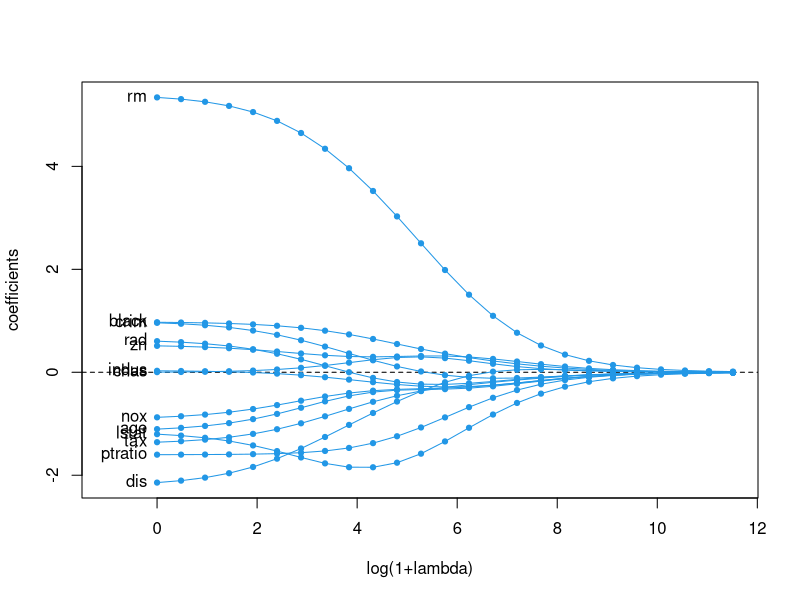
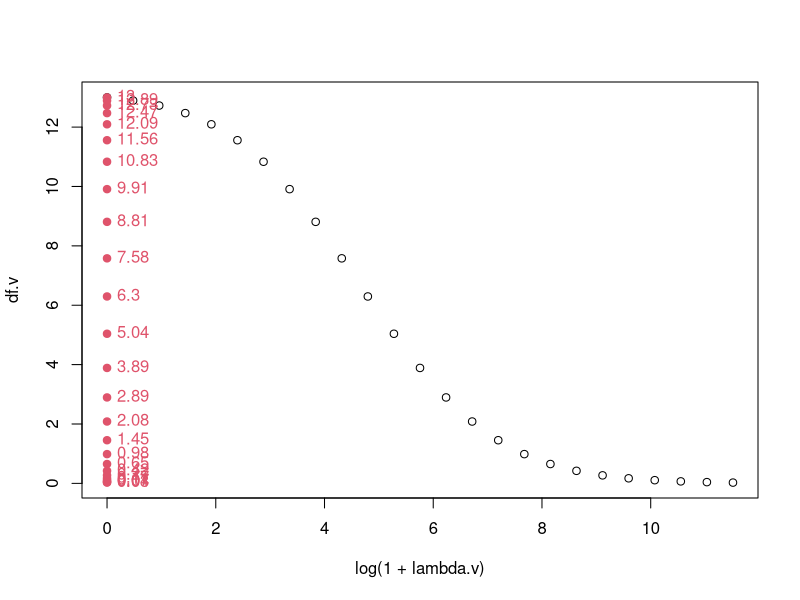
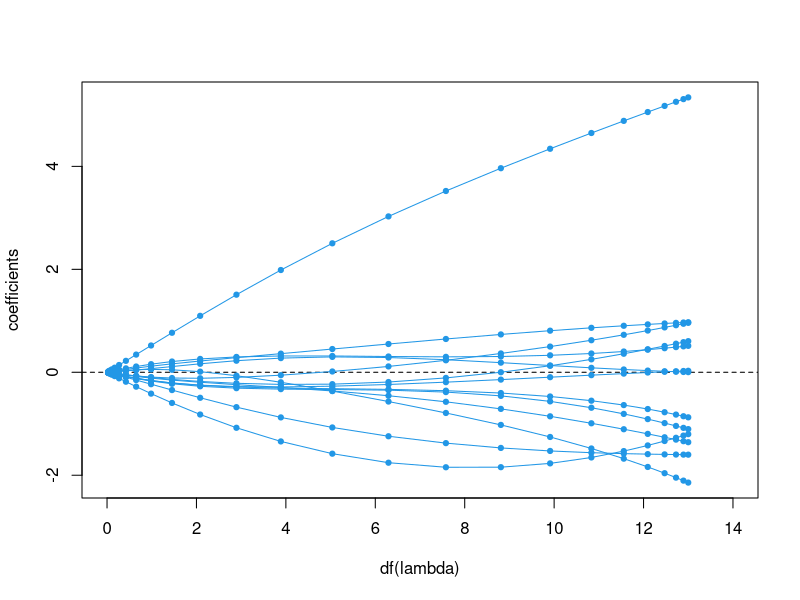

Here is the R script that generated these plots, in order: (Note: this script raises an error after producing the figures.)
setwd("c:/UPC master course/Statistical Learning/2-Regression Estimators Regression ridge Lasso/1-Ridge Regression Assignment")

library(MASS)
data(Boston)
help(Boston)
dim(Boston)
################################################################################
# 1. Data preprocession
################################################################################
train.sample <- Boston[1:200,]
validation.sample <- Boston[201:400,]
test.sample <- Boston[401:dim(Boston)[1],]
Y <- scale(train.sample$medv, center=TRUE, scale=FALSE)
X <- scale(as.matrix(train.sample[,1:13]), center=TRUE, scale=TRUE)
n <- dim(X)[1]
p <- dim(X)[2]

XtX <- t(X)%*%X 
d2 <- eigen(XtX,symmetric = TRUE, only.values = TRUE)$values

(cond.number <- max(d2)/min(d2))
lambda.max <- 1e5
n.lambdas <- 25
lambda.v <- exp(seq(0,log(lambda.max+1),length=n.lambdas))-1
################################################################################
# estimated coefficients path
################################################################################
beta.path <- matrix(0,nrow=n.lambdas, ncol=p)
diag.H.lambda <- matrix(0,nrow=n.lambdas, ncol=n)
for (l in 1:n.lambdas){ 
  lambda <- lambda.v[l]
  H.lambda.aux <- solve(XtX + lambda*diag(1,p)) %*% t(X) 
  beta.path[l,] <-  H.lambda.aux %*% Y
  H.lambda <- X %*% H.lambda.aux 
  diag.H.lambda[l,] <- diag(H.lambda)
} 
plot(c(-1,log(1+lambda.v[n.lambdas])), range(beta.path),type="n",
     xlab="log(1+lambda)",ylab="coefficients")
abline(h=0,lty=2)
for(j in 1:p){
  lines(log(1+lambda.v),beta.path[,j],col=4)
  points(log(1+lambda.v),beta.path[,j],pch=19,cex=.7,col=4)
}
text(0*(1:p), beta.path[1,],names(Boston)[1:p],pos=2)

################################################################################
# effective degrees of freedom
################################################################################
df.v <- numeric(n.lambdas)
for (l in 1:n.lambdas){
  lambda <- lambda.v[l]
  df.v[l] <- sum(d2/(d2+lambda)) 
}
plot(log(1+lambda.v),df.v)
points(0*df.v,df.v,col=2,pch=19)
text(0*df.v,df.v,round(df.v,2),col=2,pch=19,pos=4)


# linear interpolation to obtain the values lambda.vv
# such that the corresponding df are 0,1,...,8 (approx.)
lambda.vv <- approx(x=df.v,y=lambda.v,xout=0:8)$y
lambda.vv[1] <- lambda.v[n.lambdas]
df.vv <- numeric(length(lambda.vv))
for (l in 1:length(lambda.vv)){
  lambda <- lambda.vv[l]
  df.vv[l] <- sum(d2/(d2+lambda)) 
}
print(df.vv)

# another way to compute df's
trace.H.lambda <- apply(diag.H.lambda,1,sum)
print(trace.H.lambda - df.v)

# estimated coefficients path against effective degrees of freedom
plot(c(0,p+1), range(beta.path),type="n",xlab="df(lambda)",ylab="coefficients")
abline(h=0,lty=2)
for(j in 1:p){
  lines(df.v,beta.path[,j],col=4)
  points(df.v,beta.path[,j],pch=19,cex=.7,col=4)
}
text(p+0*(1:p), beta.path[1,],names(prostate)[1:p],pos=4)


################################################################################
# choosing lambda based on the Cross Validation method on the validation sample
################################################################################
lambda_val <- function(X.train,Y.train,X.val,Y.val,lambda.v){
  ##############################################################################
#  Input:
#    X.train, Y.train  -> training samples(already scaled)
#    X.val,Y.val       -> validating samples
#    lambda.v          -> contains all lambda to be chosen for the optimization step
#  Output
#   lambda.val         -> the optimal lambda deducted from the Cross Validation
  ##############################################################################
  
  ##############################################################################
  # Step 1 calculate the beta in the train sample
  ##############################################################################
  n.train <- dim(X.train)[1]
  p <- dim(X.train)[2] # the number of parameters are the same for all sample
  XtX.train <- t(X.train)%*%X.train
  d2.train <- eigen(XtX.train,symmetric= TRUE, only.values= TRUE) $values
  (cond.number <- max(d2.train)/min(d2.train))  # for the OLS regression estimator
  #### Set up the optimization range and resolution
  #lambda.max <- 1e5
  #n.lambdas <- 25
  #lambda.v <- exp(seq(0,log(lambda.max+1),length=n.lambdas))-1
  n.lambdas = length(lambda.v)
  ### Calculate the beta for all lambda and save in beta.path
  beta.path <- matrix(0,nrow=n.lambdas,ncol=p)
  diag.W.lambda <- matrix(0,nrow=n.lambdas, ncol=n.train)
  for (l in 1:n.lambdas){
    lambda <- lambda.v[l]
    W.lambda.aux <- solve(XtX.train + lambda*diag(1,p)) %*% t(X.train) # matrix multiplication
    beta.path[l,] <- W.lambda.aux %*%Y.train
    W.lambda <- X.train %*% W.lambda.aux
    diag.W.lambda[l,] <- diag(W.lambda)}
  # Plot beta to check
  if (1) {
    plot(c(-1,log(1+lambda.v[n.lambdas])),range(beta.path),type="n",xlab = "log(1+lambda)",ylab = "coefficients")
    abline(h=0,lty=2)
    for(j in 1:p){
      lines(log(1+lambda.v),beta.path[,j],col=4)
      points(log(1+lambda.v),beta.path[,j],pch=19,cex=.7,col=4)
    }  
    #text(0*(1:p),beta.path[1,],names(prostate)[1:p],pos=2)  
    
    title("beta v.s lambda") 
  }
  ##############################################################################
  # Step 2 calculate the MSPE in the validation sample
  ##############################################################################
  n.val <- dim(X.val)[1]
  XtX.val <- t(X.val)%*%X.val
  d2.val <- eigen(XtX.val,symmetric= TRUE, only.values= TRUE) $values
  MSPE.val <- numeric(n.lambdas)
  for (l in 1:n.lambdas){
    for (i in 1:n.val){
      Xi <- X.val[i,];Yi <- Y.val[i]
      hat.Y.evali <- Xi %*% beta.path[l,]
      MSPE.val[l] <- MSPE.val[l] + (hat.Y.evali-Yi)^2
    }
    MSPE.val[l]<- MSPE.val[l]/n.val}
  ##############################################################################
  # Step 3 choose the optimal lambda which minimizing the MSPE
  ##############################################################################
  lambda.opt <- lambda.v[which.min(MSPE.val)]
  return (lambda.opt)
}

#### Call the function lambda.val
library(MASS)
data(Boston)
help(Boston)
dim(Boston)
train.sample <- Boston[1:200,]
validation.sample <- Boston[201:400,]
test.sample <- Boston[401:dim(Boston)[1],]
Y.train <- scale(train.sample$medv, center=TRUE, scale=FALSE)
X.train <- scale(as.matrix(train.sample[,1:13]), center=TRUE, scale=TRUE)
Y.val <- scale(validation.sample$medv, center=TRUE, scale=FALSE)
X.val <- scale(as.matrix(validation.sample[,1:13]), center=TRUE, scale=TRUE)
lambda.max <- 1e5
n.lambdas <- 25
lambda.v <- exp(seq(0,log(lambda.max+1),length=n.lambdas))-1
lambda.CV.val <- lambda_val(X.train,Y.train,X.val,Y.val,lambda.v)
### Fit the model on the test sample
Y_Ridge_Regression <- function(X.test,Y.test,lambda.opt){
  n.test <- dim(X.test)[1]
  p <- dim(X.test)[2] 
  Y_estimator <- X.test %*% solve(t(X.test) %*% X.test+lambda.opt*diag(p)) %*% t(X.test) %*% Y.test
  return(Y_estimator) 
}
Y.test <- scale(test.sample$medv, center=TRUE, scale=FALSE)
X.test <- scale(as.matrix(test.sample[,1:13]), center=TRUE, scale=TRUE)
Y.test.estimator <- Y_Ridge_Regression(X.test,Y.test,lambda.CV.val)
W = X.train%*% solve(t(X.train%*%X.train+lambda.CV.val*diag(p)))%*%t(X.train)%*%Y.train

###############################################################################
# function to get the effective degree of freedom from lambda
###############################################################################
df_ridge <- function(lambda,X.train){
  XtX <- t(X.train)%*%X.train
  d2 <- eigen(XtX,symmetric= TRUE, only.values= TRUE) $values
  df <- sum(d2/(d2+lambda))
  return (df)
}
###############################################################################
# function leave one out cross validation
###############################################################################
MSPE_CV_one <- function(X,Y,lambda.v){
  n.lambdas <- length(lambda.v)
  n <- dim(X)[1]
  p <- dim(X)[2]
  MSPE.CV.one <- numeric(n.lambdas) # n.lambdas 0s initialize MSPE.CV
  for (l in 1:n.lambdas){
    for (i in 1:n){
      m.Y.i <- 0 #? 
      X.i <- X[-i,]; Y.i <- Y[-i]-m.Y.i# remove the xi,yi from data
      Xi <- X[i,];Yi <- Y[i]
      beta.i <- solve(t(X.i)%*%X.i+lambda.v[l]*diag(1,p)) %*% t(X.i) %*% Y.i
      hat.Yi <- Xi %*% beta.i
      MSPE.CV.one[l] <-MSPE.CV.one[l] + (hat.Yi-Yi)^2
    }
    MSPE.CV.one[l]<- MSPE.CV.one[l]/n  
  }
  return (MSPE.CV.one)
}

###############################################################################
# function leave one out cross validation a more computational effective way
###############################################################################
MSPE_CV_one_efficient <- function(X,Y,lambda.v){
  n.lambdas <- length(lambda.v)
  n <- dim(X)[1]
  p <- dim(X)[2]
  MSPE.CV.one <- numeric(n.lambdas)
  ## calculate beta.path and diag.W.lambda
  beta.path <- matrix(0,nrow=n.lambdas,ncol=p)
  diag.W.lambda <- matrix(0,nrow=n.lambdas, ncol=n)
  for (l in 1:n.lambdas){
    lambda <- lambda.v[l]
    W.lambda.aux <- solve(XtX + lambda*diag(1,p)) %*% t(X) # matrix multiplication
    beta.path[l,] <- W.lambda.aux %*%Y
    W.lambda <- X %*% W.lambda.aux
    diag.W.lambda[l,] <- diag(W.lambda)}
  
  for (l in 1:n.lambdas){
    lambda <- lambda.v[l]
    hat.Y <- X %*% beta.path[l,]
    #nu <- sum(diag.W.lambda[l,])
    for (i in 1:n){
      MSPE.CV.one[l] <-MSPE.CV.one[l] + ((Y[i]-hat.Y[i])/(1-diag.W.lambda[l,i]))^2
    }
    MSPE.CV.one[l] <- MSPE.CV.one[l]/n
  }
}



###############################################################################
# function k-fold cross validation
###############################################################################
set.seed(777)
MSPE_CV_k <- function(X,Y,lambda.v,k){
  n.lambdas <- length(lambda.v)
  n <- dim(X)[1]
  p <- dim(X)[2]
  MSPE.CV.k <- numeric(n.lambdas) # n.lambdas 0s initialize MSPE.CV
  for (l in 1:n.lambdas){
    for (i in 1:k){
      # split data into training and validation
      picked <- sample(seq_len(n),size=k)
      # m.Y.k <- 0 #? 
      X.k <- X[-picked,]; Y.k <- Y[-picked]# validation sample
      Xk <- X[picked,];Yk <- Y[picked] # training sample
      beta.k <- solve(t(X.k)%*%X.k+lambda.v[l]*diag(1,p)) %*% t(X.k) %*% Y.k
      hat.Yk <- Xk %*% beta.k
      MSPE.CV.k[l] <-MSPE.CV.k[l] + (hat.Yk-Yk)^2
    }
    MSPE.CV.k[l]<- MSPE.CV.k[l]/k  
  }
  return (MSPE.CV.k)
}

###############################################################################
# calculated the coefficients
beta_path <- function(X,Y,lambda.v){
  n.lambdas <- length(lambda.v)
  n <- dim(X)[1]
  p <- dim(X)[2]
  beta.path <- matrix(0,nrow=n.lambdas,ncol=p)
  diag.W.lambda <- matrix(0,nrow=n.lambdas, ncol=n)
  for (l in 1:n.lambdas){
    lambda <- lambda.v[l]
    W.lambda.aux <- solve(XtX + lambda*diag(1,p)) %*% t(X) # matrix multiplication
    beta.path[l,] <- W.lambda.aux %*%Y
    W.lambda <- X %*% W.lambda.aux
    diag.W.lambda[l,] <- diag(W.lambda)}
  return(list(beta.path,diag.W.lambda))
}
###############################################################################


###############################################################################
# function generalized cross validation
###############################################################################
MSPE_GCV <- function(X,Y,lambda.v){
  n.lambdas <- length(lambda.v)
  n <- dim(X)[1]
  p <- dim(X)[2]
  MSPE.GCV <- numeric(n.lambdas)
  ## calculate beta.path and diag.W.lambda
  beta.path <- matrix(0,nrow=n.lambdas,ncol=p)
  diag.W.lambda <- matrix(0,nrow=n.lambdas, ncol=n)
  for (l in 1:n.lambdas){
    lambda <- lambda.v[l]
    W.lambda.aux <- solve(XtX + lambda*diag(1,p)) %*% t(X) # matrix multiplication
    beta.path[l,] <- W.lambda.aux %*%Y
    W.lambda <- X %*% W.lambda.aux
    diag.W.lambda[l,] <- diag(W.lambda)}

  for (l in 1:n.lambdas){
    lambda <- lambda.v[l]
    hat.Y <- X %*% beta.path[l,]
    nu <- sum(diag.W.lambda[l,])
    MSPE.GCV[l] <- sum( ((Y-hat.Y)/(1-nu/n))^2 )/n}
  return (MSPE.GCV)}